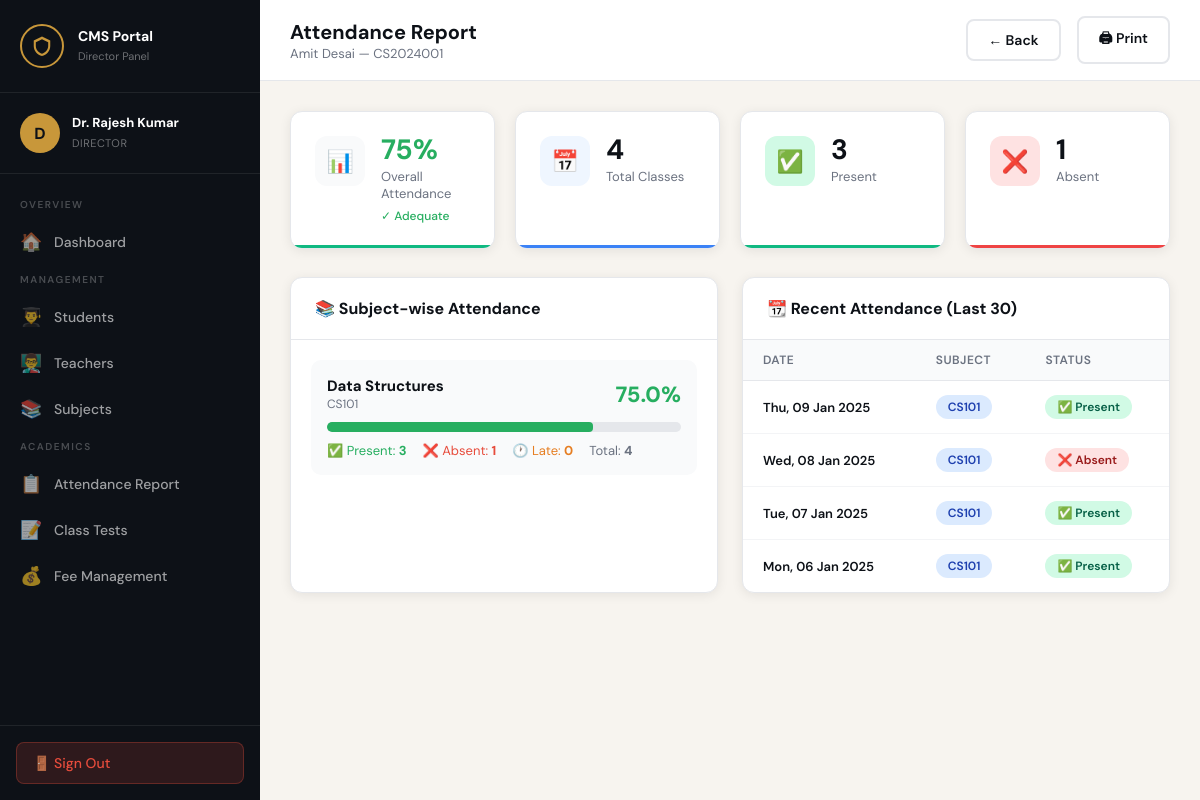
Screenshot of /attendance/student_report.php?student_id=1 (signed in) with the database file from the repository.
### tables this page shows
CREATE TABLE students (
    id INT AUTO_INCREMENT PRIMARY KEY,
    user_id INT UNIQUE,
    roll_number VARCHAR(30) UNIQUE NOT NULL,
    class_id INT,
    department_id INT,
    admission_year YEAR,
    date_of_birth DATE,
    gender ENUM('male','female','other'),
    guardian_name VARCHAR(100),
    guardian_phone VARCHAR(15),
    total_fees DECIMAL(10,2) DEFAULT 0,
    fees_paid DECIMAL(10,2) DEFAULT 0,
    FOREIGN KEY (user_id) REFERENCES users(id) ON DELETE CASCADE,
    FOREIGN KEY (class_id) REFERENCES classes(id) ON DELETE SET NULL,
    FOREIGN KEY (department_id) REFERENCES departments(id) ON DELETE SET NULL
);

CREATE TABLE users (
    id INT AUTO_INCREMENT PRIMARY KEY,
    name VARCHAR(100) NOT NULL,
    email VARCHAR(100) UNIQUE NOT NULL,
    password VARCHAR(255) NOT NULL,
    role ENUM('director','coordinator','faculty','student') NOT NULL,
    profile_pic VARCHAR(255) DEFAULT 'default.png',
    phone VARCHAR(15),
    address TEXT,
    is_active TINYINT(1) DEFAULT 1,
    created_at TIMESTAMP DEFAULT CURRENT_TIMESTAMP
);

CREATE TABLE attendance (
    id INT AUTO_INCREMENT PRIMARY KEY,
    student_id INT NOT NULL,
    subject_id INT NOT NULL,
    class_id INT NOT NULL,
    date DATE NOT NULL,
    status ENUM('present','absent','late') DEFAULT 'absent',
    marked_by INT,
    created_at TIMESTAMP DEFAULT CURRENT_TIMESTAMP,
    FOREIGN KEY (student_id) REFERENCES students(id) ON DELETE CASCADE,
    FOREIGN KEY (subject_id) REFERENCES subjects(id) ON DELETE CASCADE,
    FOREIGN KEY (class_id) REFERENCES classes(id) ON DELETE CASCADE,
    FOREIGN KEY (marked_by) REFERENCES users(id) ON DELETE SET NULL,
    UNIQUE KEY unique_attendance (student_id, subject_id, date)
);

CREATE TABLE subjects (
    id INT AUTO_INCREMENT PRIMARY KEY,
    name VARCHAR(100) NOT NULL,
    code VARCHAR(20) UNIQUE NOT NULL,
    department_id INT,
    class_id INT,
    teacher_id INT,
    credits INT DEFAULT 3,
    FOREIGN KEY (department_id) REFERENCES departments(id) ON DELETE SET NULL,
    FOREIGN KEY (class_id) REFERENCES classes(id) ON DELETE SET NULL,
    FOREIGN KEY (teacher_id) REFERENCES teachers(id) ON DELETE SET NULL
);

### attendance/student_report.php (the view, shortened to what this page needs)
<?php
require_once __DIR__ . '/../auth/session.php';
$role = $_SESSION['role'];
if ($role === 'student') {
    $studentId = $_SESSION['linked_id'] ?? 0;
} else {
    $studentId = isset($_GET['student_id']) ? (int)$_GET['student_id'] : 0;
}
$student = $conn->query("
    SELECT s.*, u.name, u.email, c.name as class_name, d.name as dept_name
    FROM students s JOIN users u ON s.user_id=u.id
    LEFT JOIN classes c ON s.class_id=c.id
    LEFT JOIN departments d ON s.department_id=d.id
    WHERE s.id=$studentId
")->fetch_assoc();
$overall = $conn->query("
    SELECT COUNT(*) as total, SUM(status='present') as present, SUM(status='absent') as absent, SUM(status='late') as late
    FROM attendance WHERE student_id=$studentId
")->fetch_assoc();
$overallPct = $overall['total'] > 0 ? round($overall['present'] / $overall['total'] * 100, 1) : 0;
$bySubject = $conn->query("
    SELECT sub.name as subject_name, sub.code,
        COUNT(a.id) as total,
        SUM(a.status='present') as present,
        SUM(a.status='absent') as absent,
        SUM(a.status='late') as late,
        ROUND(SUM(a.status='present')/COUNT(a.id)*100,1) as pct
    FROM attendance a JOIN subjects sub ON a.subject_id=sub.id
    WHERE a.student_id=$studentId
    GROUP BY a.subject_id ORDER BY sub.name
");
$recent = $conn->query("
    SELECT a.date, a.status, sub.name as subject_name, sub.code
    FROM attendance a JOIN subjects sub ON a.subject_id=sub.id
    WHERE a.student_id=$studentId
    ORDER BY a.date DESC LIMIT 30
");
if ($role === 'student') {
    include __DIR__ . '/../includes/header.php';
    $initials = strtoupper(substr($_SESSION['name'],0,1));
    $currentFile = basename($_SERVER['PHP_SELF']);
    echo '<div class="sidebar">';
    echo '<div class="sidebar-brand"><div class="brand-icon"><svg viewBox="0 0 64 64" fill="var(--gold)"><path d="M32 4L8 16v16c0 14 10.7 26.4 24 29.3C45.3 58.4 56 46 56 32V16L32 4zm0 8l18 9v11c0 10.5-7.8 19.8-18 22.3C21.8 51.8 14 42.5 14 32V21l18-9z"/></svg></div><div class="brand-text"><strong>CMS Portal</strong><span>Student Panel</span></div></div>';
    echo '<div class="sidebar-user"><div class="user-avatar">'.$initials.'</div><div class="user-info"><strong>'.htmlspecialchars($_SESSION['name']).'</strong><span>Student</span></div></div>';
    echo '<nav class="sidebar-nav">';
    echo '<div class="nav-section-label">Overview</div>';
    echo '<a href="'.$depth.'dashboard/student.php" class="nav-item"><span class="nav-icon">🏠</span>Dashboard</a>';
    echo '<div class="nav-section-label">Academics</div>';
    echo '<a href="'.$depth.'attendance/student_report.php" class="nav-item active"><span class="nav-icon">📋</span>My Attendance</a>';
    echo '<a href="'.$depth.'tests/results.php" class="nav-item"><span class="nav-icon">📝</span>My Test Results</a>';
    echo '<div class="nav-section-label">Fees</div>';
    echo '<a href="'.$depth.'students/fees.php" class="nav-item"><span class="nav-icon">💰</span>My Fees</a>';
    echo '</nav><div class="sidebar-footer"><a href="'.$depth.'auth/logout.php" class="logout-btn">🚪 Sign Out</a></div></div>';
} else {
    include __DIR__ . '/../includes/header.php';
}
?>
<div class="main">
  <div class="topbar">
    <div class="topbar-title">
      <h2>Attendance Report</h2>
      <p><?= htmlspecialchars($student['name']) ?> — <?= htmlspecialchars($student['roll_number']) ?></p>
    </div>
    <div class="topbar-right">
      <?php if($role !== 'student'): ?><a href="report.php" class="btn btn-outline">← Back</a><?php endif; ?>
      <button onclick="window.print()" class="btn btn-outline">🖨 Print</button>
    </div>
  </div>
  <div class="content">
    <div class="stats-grid" style="grid-template-columns:repeat(4,1fr)">
      <div class="stat-card" style="--accent:<?= $overallPct>=75?'#10b981':($overallPct>=60?'#f59e0b':'#ef4444') ?>;--icon-bg:#f9fafb">
        <div class="stat-icon">📊</div>
        <div class="stat-info">
          <div class="val" style="color:<?= $overallPct>=75?'#27ae60':($overallPct>=60?'#e67e22':'#e74c3c') ?>"><?= $overallPct ?>%</div>
          <div class="lbl">Overall Attendance</div>
          <div class="sub" style="color:<?= $overallPct>=75?'#27ae60':'#e74c3c' ?>"><?= $overallPct>=75?'✓ Adequate':'⚠ Below 75%' ?></div>
        </div>
      </div>
      <div class="stat-card" style="--accent:#3b82f6;--icon-bg:#eff6ff">
        <div class="stat-icon">📅</div>
        <div class="stat-info"><div class="val"><?= $overall['total'] ?></div><div class="lbl">Total Classes</div></div>
      </div>
      <div class="stat-card" style="--accent:#10b981;--icon-bg:#d1fae5">
        <div class="stat-icon">✅</div>
        <div class="stat-info"><div class="val"><?= $overall['present'] ?></div><div class="lbl">Present</div></div>
      </div>
      <div class="stat-card" style="--accent:#ef4444;--icon-bg:#fee2e2">
        <div class="stat-icon">❌</div>
        <div class="stat-info"><div class="val"><?= $overall['absent'] ?></div><div class="lbl">Absent</div></div>
      </div>
    </div>
    <div class="two-col">
      <div class="table-card">
        <div class="table-card-header"><h3>📚 Subject-wise Attendance</h3></div>
        <div style="padding:20px">
          <?php if($bySubject && $bySubject->num_rows > 0): while($s=$bySubject->fetch_assoc()): ?>
          <div style="margin-bottom:20px;padding:16px;background:#f9fafb;border-radius:10px">
            <div style="display:flex;justify-content:space-between;align-items:center;margin-bottom:10px">
              <div>
                <div style="font-weight:700;font-size:15px"><?= htmlspecialchars($s['subject_name']) ?></div>
                <div style="font-size:12px;color:#6b7280"><?= $s['code'] ?></div>
              </div>
              <div style="text-align:right">
                <div style="font-size:22px;font-weight:800;color:<?= $s['pct']>=75?'#27ae60':($s['pct']>=60?'#e67e22':'#e74c3c') ?>"><?= $s['pct'] ?>%</div>
              </div>
            </div>
            <div class="att-bar" style="height:10px;border-radius:5px">
              <div class="att-fill <?= $s['pct']>=75?'high':($s['pct']>=60?'mid':'low') ?>" style="width:<?= $s['pct'] ?>%"></div>
            </div>
            <div style="display:flex;gap:16px;margin-top:10px;font-size:13px">
              <span style="color:#27ae60">✅ Present: <strong><?= $s['present'] ?></strong></span>
              <span style="color:#e74c3c">❌ Absent: <strong><?= $s['absent'] ?></strong></span>
              <span style="color:#e67e22">🕐 Late: <strong><?= $s['late'] ?></strong></span>
              <span style="color:#6b7280">Total: <strong><?= $s['total'] ?></strong></span>
            </div>
          </div>
          <?php endwhile; else: ?>
            <p style="color:#6b7280;text-align:center;padding:20px">No attendance records found</p>
          <?php endif; ?>
        </div>
      </div>
      <div class="table-card">
        <div class="table-card-header"><h3>📆 Recent Attendance (Last 30)</h3></div>
        <div class="table-responsive">
          <table>
            <thead><tr><th>Date</th><th>Subject</th><th>Status</th></tr></thead>
            <tbody>
            <?php if($recent && $recent->num_rows > 0): while($r=$recent->fetch_assoc()): ?>
              <tr>
                <td style="font-size:13px;font-weight:600"><?= date('D, d M Y', strtotime($r['date'])) ?></td>
                <td><span class="badge badge-blue"><?= $r['code'] ?></span></td>
                <td>
                  <?php if($r['status']==='present'): ?>
                    <span class="badge badge-green">✅ Present</span>
                  <?php elseif($r['status']==='absent'): ?>
                    <span class="badge badge-red">❌ Absent</span>
                  <?php else: ?>
                    <span class="badge badge-yellow">🕐 Late</span>
                  <?php endif; ?>
                </td>
              </tr>
            <?php endwhile; else: ?>
              <tr><td colspan="3" style="text-align:center;color:#6b7280;padding:20px">No records</td></tr>
            <?php endif; ?>
            </tbody>
          </table>
        </div>
      </div>
    </div>
  </div>
</div>
<?php include __DIR__ . '/../includes/footer.php'; ?>

### assets/css/style.css (style rules this page uses)
:root { --ink: #0d1117; --ink2: #1a2236; --gold: #c8973a; --gold-light: #e8c87a; --paper: #f7f4ef; --cream: #ede9e0; --sidebar-w: 260px; --red: #e74c3c; --green: #27ae60; --blue: #2980b9; --purple: #8e44ad; --orange: #e67e22; --gray: #6b7280; --border: #e5e7eb; --card-shadow: 0 2px 12px rgba(0,0,0,0.08); --radius: 12px; }
* { margin: 0; padding: 0; box-sizing: border-box; }
body { font-family: 'DM Sans', sans-serif; background: var(--paper); color: var(--ink); min-height: 100vh; display: flex; }
.main { margin-left: var(--sidebar-w); flex: 1; min-height: 100vh; display: flex; flex-direction: column; }
.topbar { background: #fff; border-bottom: 1px solid var(--border); padding: 16px 30px; display: flex; align-items: center; justify-content: space-between; position: sticky; top: 0; z-index: 50; }
.topbar-title h2 { font-size: 20px; font-weight: 700; color: var(--ink); }
.topbar-title p { font-size: 13px; color: var(--gray); }
.topbar-right { display: flex; align-items: center; gap: 16px; }
.content { padding: 30px; flex: 1; }
.stats-grid { display: grid; grid-template-columns: repeat(auto-fit, minmax(220px, 1fr)); gap: 20px; margin-bottom: 28px; }
.stat-card { background: #fff; border-radius: var(--radius); padding: 24px; box-shadow: var(--card-shadow); border: 1px solid var(--border); display: flex; align-items: flex-start; gap: 16px; position: relative; overflow: hidden; }
.stat-card::after { content: ''; position: absolute; bottom: 0; left: 0; right: 0; height: 3px; background: var(--accent, var(--gold)); }
.stat-icon { width: 50px; height: 50px; border-radius: 12px; display: flex; align-items: center; justify-content: center; font-size: 22px; background: var(--icon-bg, #fef9ec); flex-shrink: 0; }
.stat-info { flex: 1; }
.stat-info .val { font-size: 28px; font-weight: 700; color: var(--ink); line-height: 1; }
.stat-info .lbl { font-size: 13px; color: var(--gray); margin-top: 4px; }
.stat-info .sub { font-size: 12px; color: var(--green); margin-top: 6px; font-weight: 500; }
.table-card { background: #fff; border-radius: var(--radius); box-shadow: var(--card-shadow); border: 1px solid var(--border); overflow: hidden; margin-bottom: 24px; }
.table-card-header { padding: 20px 24px; border-bottom: 1px solid var(--border); display: flex; align-items: center; justify-content: space-between; }
.table-card-header h3 { font-size: 16px; font-weight: 700; }
.table-responsive { overflow-x: auto; }
table { width: 100%; border-collapse: collapse; }
thead { background: #f9fafb; }
th { padding: 12px 20px; text-align: left; font-size: 12px; text-transform: uppercase; letter-spacing: 0.5px; color: var(--gray); font-weight: 600; border-bottom: 1px solid var(--border); }
td { padding: 14px 20px; font-size: 14px; border-bottom: 1px solid #f3f4f6; vertical-align: middle; }
tr:last-child td { border-bottom: none; }
.badge { display: inline-block; padding: 4px 12px; border-radius: 30px; font-size: 12px; font-weight: 600; }
.badge-green { background: #d1fae5; color: #065f46; }
.badge-red { background: #fee2e2; color: #991b1b; }
.badge-blue { background: #dbeafe; color: #1e40af; }
.btn { display: inline-flex; align-items: center; gap: 8px; padding: 10px 20px; border-radius: 8px; font-size: 14px; font-weight: 600; cursor: pointer; transition: all 0.2s; border: none; text-decoration: none; font-family: 'DM Sans', sans-serif; }
.btn-outline { background: transparent; border: 2px solid var(--border); color: var(--ink); }
.att-bar { height: 8px; background: #e5e7eb; border-radius: 4px; overflow: hidden; }
.att-fill { height: 100%; border-radius: 4px; transition: width 0.5s; }
.att-fill.high { background: var(--green); }
.two-col { display: grid; grid-template-columns: 1fr 1fr; gap: 24px; }

### rows the page displays
students: user.name "Amit Desai", roll_number "CS2024001"
attendance: date "Thu, 09 Jan 2025", subject.code "CS101", status "✅ Present"
attendance: date "Wed, 08 Jan 2025", subject.code "CS101", status "❌ Absent"
attendance: date "Tue, 07 Jan 2025", subject.code "CS101", status "✅ Present"
attendance: date "Mon, 06 Jan 2025", subject.code "CS101", status "✅ Present"

### other values shown
$initials "D"
$_SESSION['name'] "Dr. Rajesh Kumar"
$icon "🏠 👨‍🎓 👨‍🏫 📚 📋 📝 💰"
$label "Dashboard Students Teachers Subjects Attendance Report Class Tests Fee Management"
$overallPct "75"
$overall['total'] "4"
$overall['present'] "3"
$overall['absent'] "1"
$s['subject_name'] "Data Structures"
$s['code'] "CS101"
$s['pct'] "75.0"
$s['present'] "3"
$s['absent'] "1"
$s['late'] "0"
$s['total'] "4"
